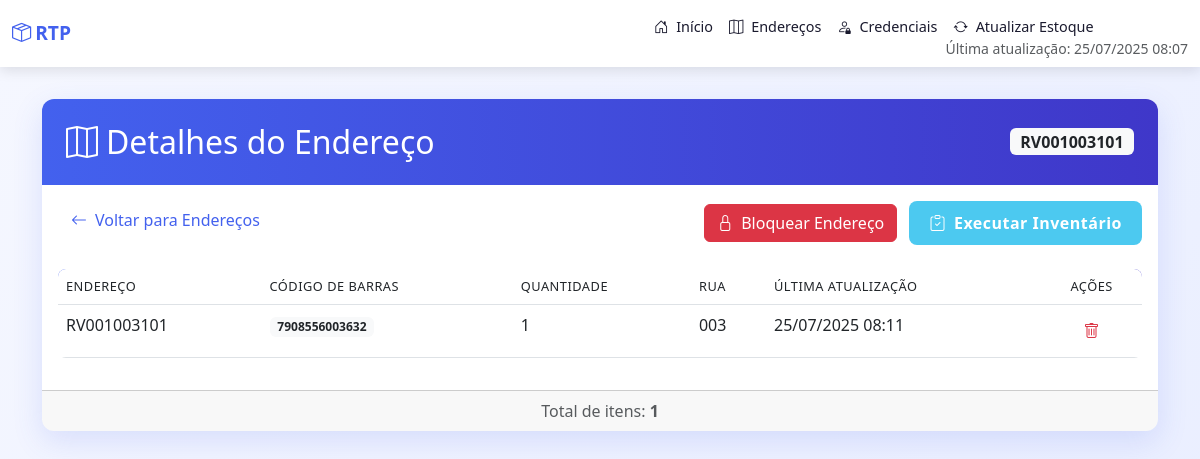
The page /enderecos/RV001003101 on the database as committed earlier.
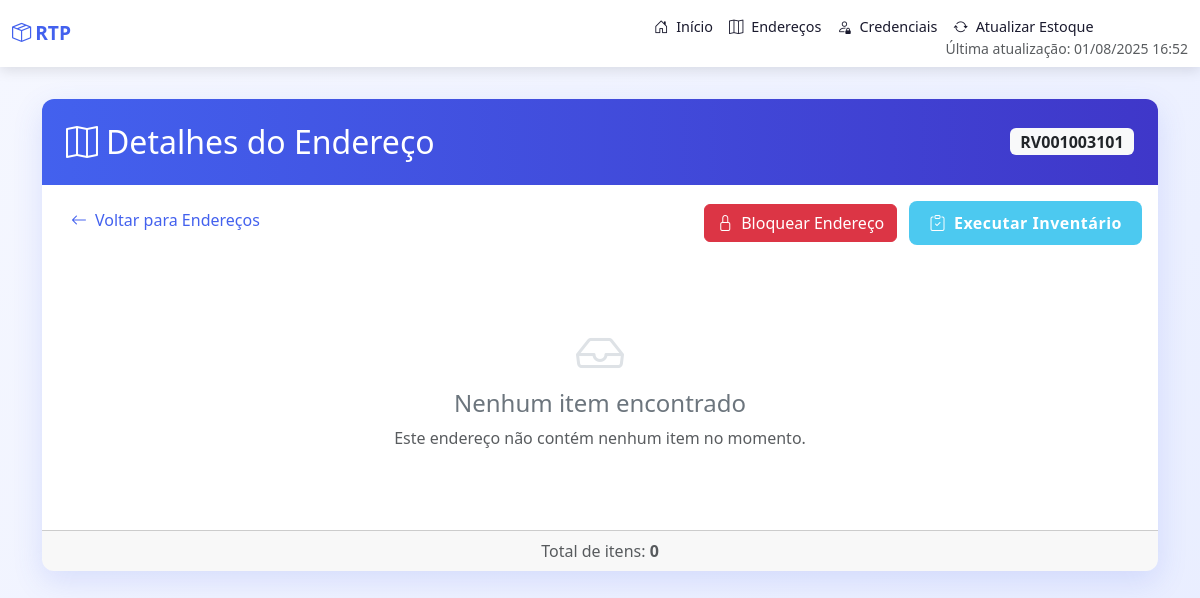
The same page on the database as committed later.
### models.py (models this page shows)
class BarraEndereco(db.Model):
    __tablename__ = 'barra_endereco'
    id = db.Column(db.Integer, primary_key=True, autoincrement=True)
    barra = db.Column(db.String(255), nullable=False)
    rua = db.Column(db.String(255), nullable=False)
    endereco = db.Column(db.String(255), nullable=False)
    data_armazenamento = db.Column(db.DateTime, nullable=False)
    bloqueado = db.Column(db.Boolean, default=False, nullable=False)

### app.py (the view, shortened to what this page needs)
@app.route('/enderecos/<endereco>', methods=['GET', 'POST'])
def detalhes_endereco(endereco):
    detalhes = db.session.query(
        BarraEndereco.barra,
        func.count(BarraEndereco.endereco).label('qtde'),
        BarraEndereco.rua,
        func.max(BarraEndereco.data_armazenamento).label('data_atualizado'),
        BarraEndereco.bloqueado  # Adicionar campo bloqueado
    ).filter_by(endereco=endereco).group_by(BarraEndereco.barra, BarraEndereco.rua, BarraEndereco.bloqueado).all()
    itens = []
    bloqueado = False
    for detalhe in detalhes:
        itens.append({
            'Codigo': detalhe.barra,
            'qtde': detalhe.qtde,
            'Local': endereco,
            'Rua': detalhe.rua,
            'DataAtualizado': detalhe.data_atualizado,
            'Bloqueado': detalhe.bloqueado
        })
        bloqueado = detalhe.bloqueado  # Assume que todos os registros do mesmo endereço têm o mesmo status de bloqueio
    cred = db.session.query(UserCredential).first()
    data_atualizacao_estoque = db.session.query(func.max(Estoque.data_atualizacao)).scalar()
    return render_template('detalhes_endereco.html', endereco=endereco, detalhes=detalhes, cred=cred,
                         data_atualizacao_estoque=data_atualizacao_estoque, bloqueado=bloqueado)

### templates/detalhes_endereco.html (shortened to what this page needs)
<!DOCTYPE html>
<html lang="pt-br">
<head>
    <link href="https://cdn.jsdelivr.net/npm/bootstrap@5.3.0/dist/css/bootstrap.min.css" rel="stylesheet">
    <link href="https://cdn.jsdelivr.net/npm/bootstrap-icons@1.10.5/font/bootstrap-icons.css" rel="stylesheet">
</head>
<body>
    {% include 'navbar.html' %}
    <div class="main-container">
        <div class="container">
            <div class="card">
                <div class="card-header">
                    <div class="d-flex justify-content-between align-items-center">
                        <h2 class="mb-0">
                            <i class="bi bi-map me-2"></i>Detalhes do Endereço
                        </h2>
                        <span class="badge bg-light text-dark fs-6">{{ endereco }}</span>
                    </div>
                </div>
                <div class="card-body">
                    <div class="d-flex justify-content-between mb-4">
                        <a href="{{ url_for('enderecos') }}" class="btn btn-link">
                            <i class="bi bi-arrow-left me-2"></i>Voltar para Endereços
                        </a>
                        <div>
                            <form method="POST" action="{{ url_for('detalhes_endereco', endereco=endereco) }}" class="d-inline">
                                {% if bloqueado %}
                                <button type="submit" name="desbloquear" class="btn btn-warning me-2">
                                    <i class="bi bi-unlock me-2"></i>Desbloquear Endereço
                                </button>
                                {% else %}
                                <button type="submit" name="bloquear" class="btn btn-danger me-2">
                                    <i class="bi bi-lock me-2"></i>Bloquear Endereço
                                </button>
                                {% endif %}
                            </form>
                            <button class="btn btn-success" onclick="openModal('modal1')">
                                <i class="bi bi-clipboard-check me-2"></i>Executar Inventário
                            </button>
                        </div>
                    </div>
                    {% if detalhes %}
                    <div class="table-responsive">
                        <table class="table table-hover">
                            <thead>
                                <tr>
                                    <th>Endereço</th>
                                    <th>Código de Barras</th>
                                    <th>Quantidade</th>
                                    <th>Rua</th>
                                    <th>Última Atualização</th>
                                    <th class="text-center">Ações</th>
                                </tr>
                            </thead>
                            <tbody>
                                {% for item in detalhes %}
                                <tr>
                                    <td>{{ endereco }}</td>
                                    <td><span class="badge bg-light text-dark">{{ item.barra }}</span></td>
                                    <td>{{ item.qtde }}</td>
                                    <td>{{ item.rua }}</td>
                                    <td>{{ item.data_atualizado.strftime('%d/%m/%Y %H:%M') if item.data_atualizado else 'N/A' }}</td>
                                    <td class="text-center">
                                        <form method="POST" action="{{ url_for('excluir_item', endereco=endereco) }}" class="delete-item-form" id="delete-item-form-{{ item.barra | replace('/', '-') }}">
                                            <button type="button" class="btn btn-link text-danger action-btn" title="Excluir item" data-bs-toggle="modal" data-bs-target="#modalExcluirItem" data-barra="{{ item.barra }}">
                                                <i class="bi bi-trash"></i>
                                            </button>
                                        </form>
                                    </td>
                                </tr>
                                {% endfor %}
                            </tbody>
                        </table>
                    </div>
                    {% else %}
                    <div class="empty-state">
                        <i class="bi bi-inbox"></i>
                        <h4>Nenhum item encontrado</h4>
                        <p class="text-muted">Este endereço não contém nenhum item no momento.</p>
                    </div>
                    {% endif %}
                </div>
                <div class="card-footer text-muted text-center">
                    Total de itens: <strong>{{ detalhes|length }}</strong>
                </div>
            </div>
        </div>
    </div>
</body>
</html>

### templates/navbar.html (shortened to what this page needs)
<nav class="navbar navbar-expand-lg navbar-light bg-white">
    <div class="container-fluid">
        <a class="navbar-brand" href="/">
            <i class="bi bi-box-seam me-1"></i>RTP
        </a>
        <div class="collapse navbar-collapse" id="navbarNav">
            <ul class="navbar-nav ms-auto">
                <li class="nav-item">
                    <a class="nav-link" href="/">
                        <i class="bi bi-house-door me-1"></i> Início
                    </a>
                </li>
                <li class="nav-item">
                    <a class="nav-link" href="/enderecos">
                        <i class="bi bi-map me-1"></i> Endereços
                    </a>
                </li>
                <li class="nav-item">
                    <a class="nav-link" href="/credenciais">
                        <i class="bi bi-person-lock me-1"></i> Credenciais
                    </a>
                </li>
                <li class="nav-item">
                    <a class="nav-link" href="#" data-bs-toggle="modal" data-bs-target="#modalAtualizarEstoque">
                        <i class="bi bi-arrow-repeat me-1"></i> Atualizar Estoque
                    </a>
                    {% if data_atualizacao_estoque %}
                    <div class="text-center small text-muted" style="margin-top: -8px;">
                        <span>Última atualização: {{ data_atualizacao_estoque.strftime('%d/%m/%Y %H:%M') }}</span>
                    </div>
                    {% endif %}
                </li>
            </ul>
        </div>
    </div>
</nav>

### templates/detalhes_endereco.html (style rules this page uses)
:root { --primary-color: #4361ee; --secondary-color: #3f37c9; --success-color: #4cc9f0; --warning-color: #ffbe0b; --danger-color: #f72585; --dark-color: #1a1a2e; --light-color: #f8f9fa; }
body { font-family: 'Segoe UI', Tahoma, Geneva, Verdana, sans-serif; background-color: #f5f7ff; color: #333; }
.navbar-brand { font-weight: 700; color: var(--primary-color) !important; font-size: 1.2rem; padding: 0.5rem 0; }
.nav-link { font-weight: 500; color: var(--dark-color) !important; font-size: 0.9rem; padding: 0.5rem 0.75rem; }
.main-container { background: linear-gradient(135deg, #f5f7ff 0%, #e8edff 100%); min-height: calc(100vh - 56px); padding: 2rem 0; }
.card { border: none; border-radius: 12px; box-shadow: 0 10px 30px rgba(67, 97, 238, 0.15); overflow: hidden; }
.card-header { background: linear-gradient(to right, var(--primary-color), var(--secondary-color)); color: white; padding: 1.5rem; border-bottom: none; }
.btn-success { background-color: var(--success-color); border: none; border-radius: 8px; padding: 10px 20px; font-weight: 600; letter-spacing: 0.5px; transition: all 0.3s ease; }
.btn-link { color: var(--primary-color); text-decoration: none; transition: all 0.3s ease; }
.navbar { box-shadow: 0 4px 12px rgba(0, 0, 0, 0.1); }
.empty-state { text-align: center; padding: 3rem; color: #6c757d; }
.empty-state i { font-size: 3rem; margin-bottom: 1rem; color: #dee2e6; }

Rows that differ between the two databases and show on the page:
removed BarraEndereco: endereco "RV001003101", barra "7908556003632", qtde "1", rua "003", data_atualizado "25/07/2025 08:11"
Other text that changed with them:
{{ data_atualizacao_estoque.strftime('%d/%m/%Y %H:%M') }}: "25/07/2025 08:07" → "01/08/2025 16:52"
{{ endereco }}: (not shown) → "RV001003101"
{{ detalhes|length }}: "1" → "0"
text no longer shown: "ENDEREÇO CÓDIGO DE BARRAS QUANTIDADE RUA ÚLTIMA ATUALIZAÇÃO AÇÕES"
text now shown: "Nenhum item encontrado Este endereço não contém nenhum item no momento."
